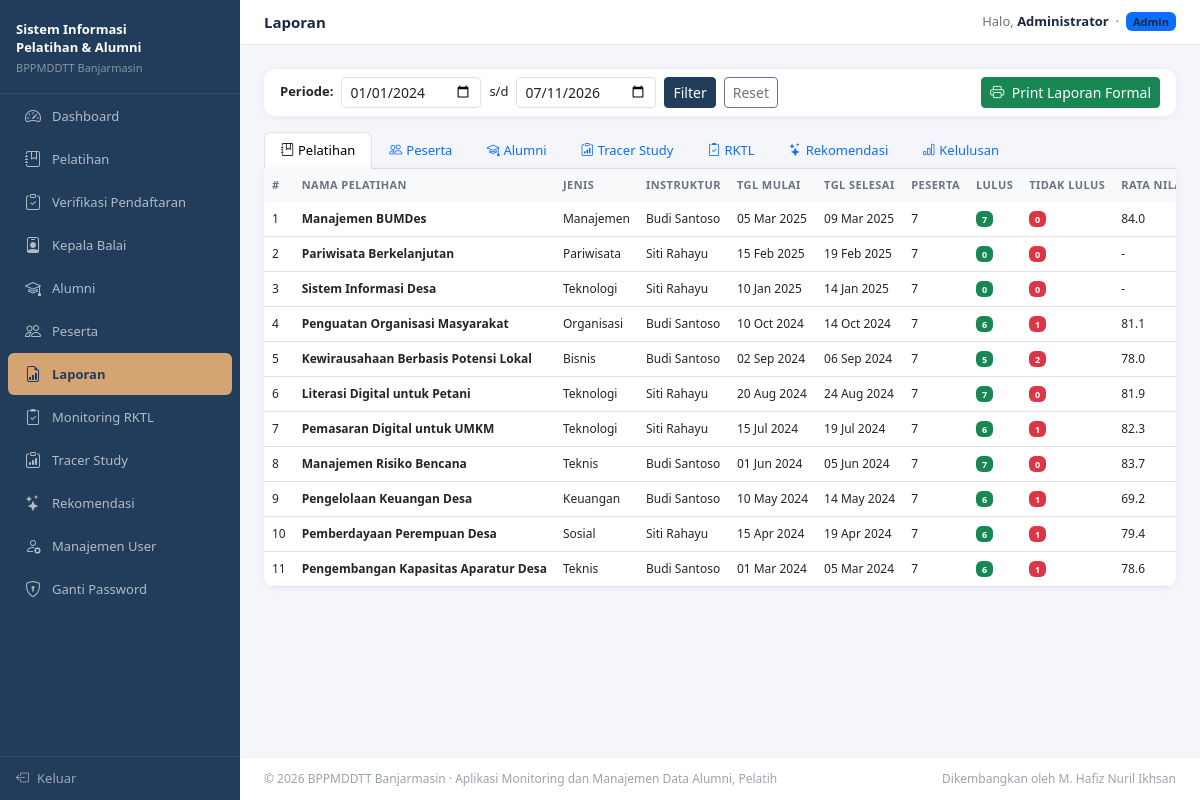
Page /login/admin/laporan.php (signed in) on the committed database.
### tables this page shows
CREATE TABLE `pelatihan` (
  `id` int(10) UNSIGNED NOT NULL,
  `nama_pelatihan` varchar(200) NOT NULL,
  `jenis` varchar(100) DEFAULT NULL,
  `deskripsi` text DEFAULT NULL,
  `tanggal_mulai` date NOT NULL,
  `tanggal_selesai` date NOT NULL,
  `kuota` smallint(6) NOT NULL DEFAULT 30,
  `instruktur_id` int(10) UNSIGNED NOT NULL,
  `lokasi` varchar(200) DEFAULT NULL,
  `status` enum('aktif','selesai','dibatalkan') NOT NULL DEFAULT 'aktif',
  `created_at` timestamp NOT NULL DEFAULT current_timestamp(),
  `updated_at` timestamp NOT NULL DEFAULT current_timestamp() ON UPDATE current_timestamp()
);

### login/admin/laporan.php (the view, shortened to what this page needs)
<?php
include 'header.php';
$tgl_dari  = isset($_GET['dari'])  ? $_GET['dari']  : '2024-01-01';
$tgl_sampai = isset($_GET['sampai']) ? $_GET['sampai'] : date('Y-m-d');
$tab_aktif = isset($_GET['tab']) ? $_GET['tab'] : 'pelatihan';
$lap_pelatihan = mysqli_query($koneksi, "
    SELECT p.*, ui.name as nama_instruktur,
        COUNT(DISTINCT pp.user_id) as jml_peserta,
        SUM(pp.status_lulus='lulus') as jml_lulus,
        SUM(pp.status_lulus='tidak_lulus') as jml_tidak_lulus,
        SUM(pp.status_lulus='belum_dinilai') as jml_belum,
        AVG(pp.nilai) as rata_nilai
    FROM pelatihan p
    JOIN instruktur i ON p.instruktur_id=i.id
    JOIN users ui ON i.user_id=ui.id
    LEFT JOIN peserta_pelatihan pp ON pp.pelatihan_id=p.id
    WHERE p.tanggal_mulai BETWEEN '$tgl_dari' AND '$tgl_sampai'
    GROUP BY p.id
    ORDER BY p.tanggal_mulai DESC
");
?>
<div class="card mb-3 filter-form">
  <div class="card-body py-2 px-3 d-flex align-items-center flex-wrap gap-3">
    <form class="d-flex align-items-center gap-2 flex-wrap" method="GET">
      <label class="fw-semibold" style="font-size:13px">Periode:</label>
      <input type="date" name="dari" class="form-control form-control-sm" value="<?= $tgl_dari ?>" style="width:140px">
      <span style="font-size:13px">s/d</span>
      <input type="date" name="sampai" class="form-control form-control-sm" value="<?= $tgl_sampai ?>" style="width:140px">
      <button class="btn btn-sm btn-primary">Filter</button>
      <a href="laporan.php?tab=<?= $tab_aktif ?>" class="btn btn-sm btn-outline-secondary">Reset</a>
    </form>
    <a href="laporan_cetak.php?jenis=<?= $tab_aktif ?>&dari=<?= $tgl_dari ?>&sampai=<?= $tgl_sampai ?>"
       target="_blank" class="btn btn-sm btn-success ms-auto">
      <i class="bi bi-printer me-1"></i> Print Laporan Formal
    </a>
  </div>
</div>
<ul class="nav nav-tabs mb-0" id="tabLaporan">
  <?php
  $tabs = [
    'pelatihan'   => ['bi-journal-bookmark','Pelatihan'],
    'peserta'     => ['bi-people','Peserta'],
    'alumni'      => ['bi-mortarboard','Alumni'],
    'tracer'      => ['bi-clipboard-data','Tracer Study'],
    'rktl'        => ['bi-clipboard2-check','RKTL'],
    'rekomendasi' => ['bi-stars','Rekomendasi'],
    'kelulusan'   => ['bi-bar-chart','Kelulusan'],
  ];
  foreach ($tabs as $key => $val):
  ?>
  <li class="nav-item">
    <a class="nav-link <?= $tab_aktif===$key?'active':'' ?> tab-label"
       href="laporan.php?tab=<?= $key ?>&dari=<?= $tgl_dari ?>&sampai=<?= $tgl_sampai ?>">
      <i class="bi <?= $val[0] ?> me-1"></i><?= $val[1] ?>
    </a>
  </li>
  <?php endforeach; ?>
</ul>
<div class="card" style="border-radius: 0 0 12px 12px">
  <div class="card-body p-0">
    <?php if ($tab_aktif === 'pelatihan'): ?>
    <div class="table-responsive">
      <table class="table table-lap table-hover mb-0">
        <thead><tr>
          <th>#</th><th>Nama Pelatihan</th><th>Jenis</th><th>Instruktur</th>
          <th>Tgl Mulai</th><th>Tgl Selesai</th><th>Peserta</th>
          <th>Lulus</th><th>Tidak Lulus</th><th>Rata Nilai</th><th>Status</th>
        </tr></thead>
        <tbody>
        <?php $no=1; while ($r = mysqli_fetch_assoc($lap_pelatihan)): ?>
          <tr>
            <td><?= $no++ ?></td>
            <td class="fw-semibold"><?= htmlspecialchars($r['nama_pelatihan']) ?></td>
            <td><?= htmlspecialchars($r['jenis']??'-') ?></td>
            <td><?= htmlspecialchars($r['nama_instruktur']) ?></td>
            <td><?= date('d M Y',strtotime($r['tanggal_mulai'])) ?></td>
            <td><?= date('d M Y',strtotime($r['tanggal_selesai'])) ?></td>
            <td><?= $r['jml_peserta'] ?></td>
            <td><span class="badge bg-success"><?= $r['jml_lulus'] ?></span></td>
            <td><span class="badge bg-danger"><?= $r['jml_tidak_lulus'] ?></span></td>
            <td><?= $r['rata_nilai'] ? number_format($r['rata_nilai'],1) : '-' ?></td>
          </tr>
        <?php endwhile; ?>
        </tbody>
      </table>
    </div>
    <?php endif; ?>
  </div>
</div>
<?php include 'footer.php'; ?>

### login/assets/css/global.css (style rules this page uses)
.table-responsive { border-radius: 0 0 12px 12px; }
.table td, .table th { white-space: nowrap; }
body { background: transparent; }
.card { background: rgba(255, 255, 255, 0.95) !important; backdrop-filter: blur(4px); }

### login/admin/header.php (style rules this page uses)
:root { --sidebar-w: 240px; --sidebar-bg: #223D5C; --sidebar-hover: #2D4F7A; --accent: #D4A473; --primary: #223D5C; --primary-dark: #1A2D48; --gold: #D4A473; --teal: #4F9DB5; }
body { background: #f4f6fb; font-size: 14px; }
.card { border: none; border-radius: 12px; box-shadow: 0 1px 8px rgba(0,0,0,.06); }
.table thead th { background: #f8f9fb; font-size: 12px; font-weight: 600; text-transform: uppercase; letter-spacing: .04em; color: #6b7280; border-bottom: none; }
.table td { vertical-align: middle; font-size: 13px; }
.btn-primary { background-color: var(--primary); border-color: var(--primary); }

### login/admin/laporan.php (style rules this page uses)
.tab-label { font-size: 13px; }
.table-lap thead th { font-size: 11px; background: #f8f9fb; font-weight: 600; text-transform: uppercase; letter-spacing: .04em; color: #6b7280; }
.table-lap td { font-size: 12px; vertical-align: middle; }

### rows in the picture
pelatihan: nama_pelatihan "Manajemen BUMDes", jenis "Manajemen", nama_instruktur "Budi Santoso", tanggal_mulai "05 Mar 2025", tanggal_selesai "09 Mar 2025", jml_peserta "7", jml_lulus "7", jml_tidak_lulus "0", rata_nilai "84.0"
pelatihan: nama_pelatihan "Pariwisata Berkelanjutan", jenis "Pariwisata", nama_instruktur "Siti Rahayu", tanggal_mulai "15 Feb 2025", tanggal_selesai "19 Feb 2025", jml_peserta "7", jml_lulus "0", jml_tidak_lulus "0"
pelatihan: nama_pelatihan "Sistem Informasi Desa", jenis "Teknologi", nama_instruktur "Siti Rahayu", tanggal_mulai "10 Jan 2025", tanggal_selesai "14 Jan 2025", jml_peserta "7", jml_lulus "0", jml_tidak_lulus "0"
pelatihan: nama_pelatihan "Penguatan Organisasi Masyarakat", jenis "Organisasi", nama_instruktur "Budi Santoso", tanggal_mulai "10 Oct 2024", tanggal_selesai "14 Oct 2024", jml_peserta "7", jml_lulus "6", jml_tidak_lulus "1", rata_nilai "81.1"
pelatihan: nama_pelatihan "Kewirausahaan Berbasis Potensi Lokal", jenis "Bisnis", nama_instruktur "Budi Santoso", tanggal_mulai "02 Sep 2024", tanggal_selesai "06 Sep 2024", jml_peserta "7", jml_lulus "5", jml_tidak_lulus "2", rata_nilai "78.0"
pelatihan: nama_pelatihan "Literasi Digital untuk Petani", jenis "Teknologi", nama_instruktur "Siti Rahayu", tanggal_mulai "20 Aug 2024", tanggal_selesai "24 Aug 2024", jml_peserta "7", jml_lulus "7", jml_tidak_lulus "0", rata_nilai "81.9"
pelatihan: nama_pelatihan "Pemasaran Digital untuk UMKM", jenis "Teknologi", nama_instruktur "Siti Rahayu", tanggal_mulai "15 Jul 2024", tanggal_selesai "19 Jul 2024", jml_peserta "7", jml_lulus "6", jml_tidak_lulus "1", rata_nilai "82.3"
pelatihan: nama_pelatihan "Manajemen Risiko Bencana", jenis "Teknis", nama_instruktur "Budi Santoso", tanggal_mulai "01 Jun 2024", tanggal_selesai "05 Jun 2024", jml_peserta "7", jml_lulus "7", jml_tidak_lulus "0", rata_nilai "83.7"
pelatihan: nama_pelatihan "Pengelolaan Keuangan Desa", jenis "Keuangan", nama_instruktur "Budi Santoso", tanggal_mulai "10 May 2024", tanggal_selesai "14 May 2024", jml_peserta "7", jml_lulus "6", jml_tidak_lulus "1", rata_nilai "69.2"
pelatihan: nama_pelatihan "Pemberdayaan Perempuan Desa", jenis "Sosial", nama_instruktur "Siti Rahayu", tanggal_mulai "15 Apr 2024", tanggal_selesai "19 Apr 2024", jml_peserta "7", jml_lulus "6", jml_tidak_lulus "1", rata_nilai "79.4"
pelatihan: nama_pelatihan "Pengembangan Kapasitas Aparatur Desa", jenis "Teknis", nama_instruktur "Budi Santoso", tanggal_mulai "01 Mar 2024", tanggal_selesai "05 Mar 2024", jml_peserta "7", jml_lulus "6", jml_tidak_lulus "1", rata_nilai "78.6"

### other values in the picture
$page_title "Laporan"
$_SESSION['nama'] "Administrator"
$val[1] "Pelatihan"
$val[1] "Peserta"
$val[1] "Alumni"
$val[1] "Tracer Study"
$val[1] "RKTL"
$val[1] "Rekomendasi"
$val[1] "Kelulusan"
